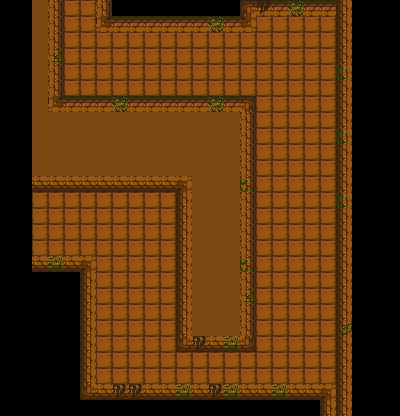

The image is a tile-based game level rendered from a .tmx file. Its description and source (layers, tilesets, objects; grid data summarised) follow:
An orthogonal 25x26 tile map with 16x16 px tiles, 2 tile layers (Kachelebene 1, top) and 5 objects (2x exit, 2x enemy_area, chest).

<map version="1.0" orientation="orthogonal" renderorder="right-down" width="25" height="26" tilewidth="16" tileheight="16" nextobjectid="82">
 <tileset firstgid="1" name="tileset.png" tilewidth="16" tileheight="16" tilecount="140" columns="28">
  <image source="../images/tileset.png" width="448" height="80" />
  <tile id="90">
   <properties>
    <property name="tileset" value="tileset.png" />
   </properties>
  </tile>
 </tileset>
 <layer name="Kachelebene 1" width="25" height="26">
  <properties>
   <property name="tileset" value="tileset.png" />
  </properties>
  <data>[650 cells, 642 non-empty, 14 distinct tile ids]</data>
 </layer>
 <objectgroup name="objects">
  <object id="73" name="exit_north" type="exit" x="64" y="0" width="32" height="16">
   <properties>
    <property name="direction" value="north" />
   </properties>
  </object>
  <object id="77" name="exit_west" type="exit" x="32" y="192" width="16" height="64">
   <properties>
    <property name="direction" value="west" />
   </properties>
  </object>
  <object id="81" name="chest" type="chest" x="288" y="192" width="16" height="16" />
 </objectgroup>
 <objectgroup name="enemies">
  <object id="79" name="enemy_area" type="enemy_area" x="112" y="32" width="208" height="48" />
  <object id="80" name="enemy_area" type="enemy_area" x="96" y="256" width="64" height="112" />
 </objectgroup>
 <layer name="top" width="25" height="26">
  <properties>
   <property name="tileset" value="tileset.png" />
  </properties>
  <data>[650 cells, 22 non-empty, 4 distinct tile ids]</data>
 </layer>
</map>
